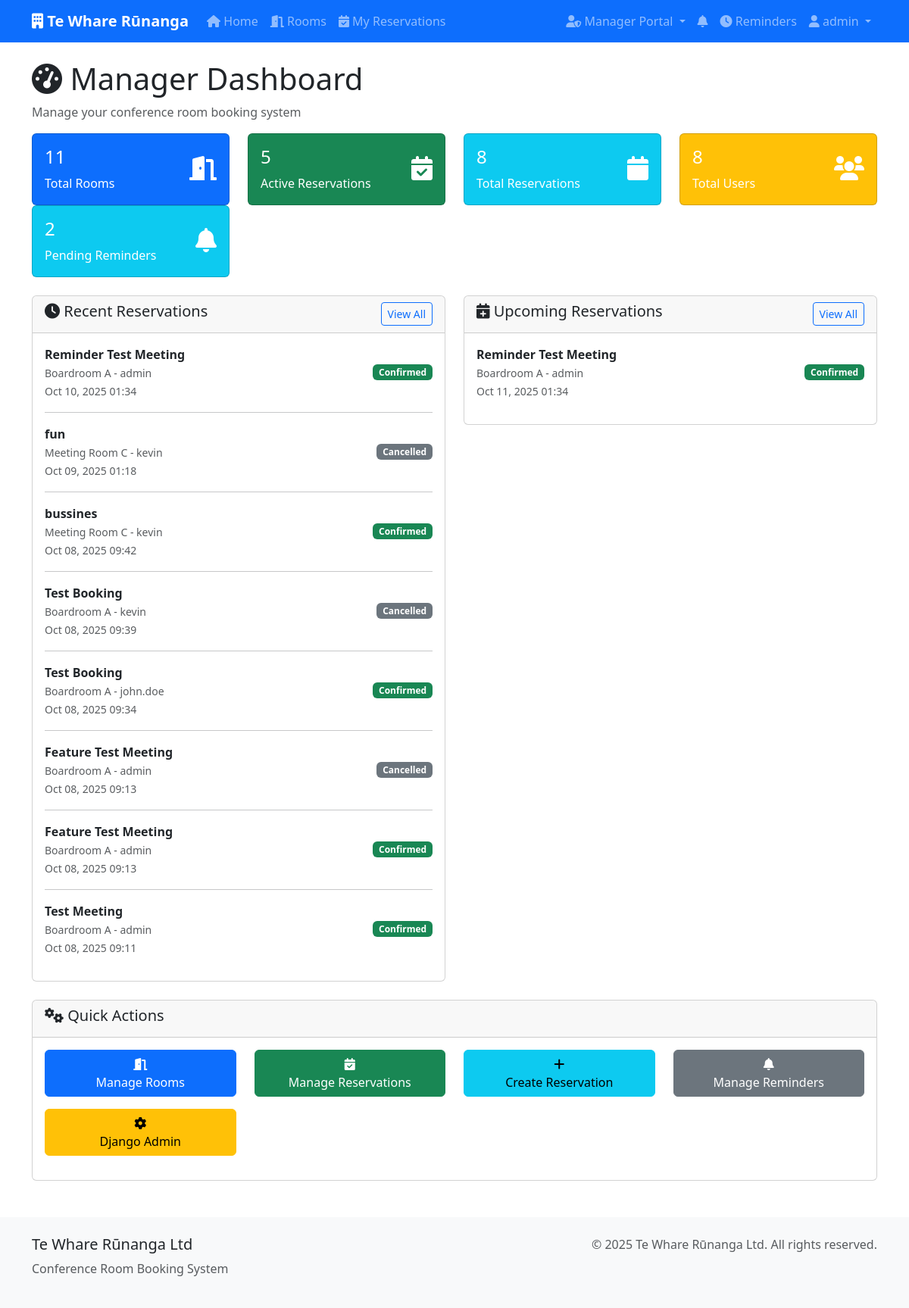
Page /manager/dashboard/ (signed in) on the committed database.
### bookings/models.py (models this page shows, shortened)
class Reservation(models.Model):
    STATUS_CHOICES = [
        ('pending', 'Pending'),
        ('confirmed', 'Confirmed'),
        ('cancelled', 'Cancelled'),
        ('completed', 'Completed'),
    ]
    room = models.ForeignKey(Room, on_delete=models.CASCADE, related_name='reservations')
    user = models.ForeignKey(User, on_delete=models.CASCADE, related_name='reservations')
    title = models.CharField(max_length=200)
    description = models.TextField(blank=True)
    start_time = models.DateTimeField()
    end_time = models.DateTimeField()
    status = models.CharField(max_length=20, choices=STATUS_CHOICES, default='pending')
    created_at = models.DateTimeField(auto_now_add=True)
    updated_at = models.DateTimeField(auto_now=True)
    created_by_admin = models.BooleanField(default=False)
    class Meta:
        ordering = ['start_time']

class Room(models.Model):
    name = models.CharField(max_length=100, unique=True)
    capacity = models.PositiveIntegerField()
    description = models.TextField(blank=True)
    location = models.CharField(max_length=200)
    amenities = models.TextField(blank=True)
    is_active = models.BooleanField(default=True)
    created_at = models.DateTimeField(auto_now_add=True)
    updated_at = models.DateTimeField(auto_now=True)
    class Meta:
        ordering = ['name']

### bookings/views.py (the view)
# urls.py: path('manager/dashboard/', views.admin_dashboard, name='admin_dashboard'),
@login_required
def admin_dashboard(request):
    if not hasattr(request.user, 'profile') or not request.user.profile.is_admin:
        messages.error(request, 'Access denied. Admin privileges required.')
        return redirect('home')
    total_rooms = Room.objects.filter(is_active=True).count()
    total_reservations = Reservation.objects.count()
    active_reservations = Reservation.objects.filter(status='confirmed').count()
    total_users = User.objects.count()
    total_reminders = Reminder.objects.filter(is_sent=False).count()
    recent_reservations = Reservation.objects.order_by('-created_at')[:10]
    upcoming_reservations = Reservation.objects.filter(
        start_time__gte=timezone.now(),
        status='confirmed'
    ).order_by('start_time')[:10]
    context = {
        'total_rooms': total_rooms,
        'total_reservations': total_reservations,
        'active_reservations': active_reservations,
        'total_users': total_users,
        'total_reminders': total_reminders,
        'recent_reservations': recent_reservations,
        'upcoming_reservations': upcoming_reservations,
    }
    return render(request, 'bookings/admin_dashboard.html', context)

### bookings/context_processors.py (called while the page is built)
def notification_count(request):
    if request.user.is_authenticated:
        unread_count = Notification.objects.filter(
            user=request.user,
            is_read=False
        ).count()
        return {'unread_notifications_count': unread_count}
    return {'unread_notifications_count': 0}

### templates/bookings/admin_dashboard.html (shortened to what this page needs)
{% extends 'bookings/base.html' %}
{% block content %}
<div class="row">
    <div class="col-12">
        <h1><i class="fas fa-tachometer-alt"></i> Manager Dashboard</h1>
        <p class="text-muted">Manage your conference room booking system</p>
    </div>
</div>
<div class="row mb-4">
    <div class="col-md-3">
        <div class="card bg-primary text-white">
            <div class="card-body">
                <div class="d-flex justify-content-between">
                    <div>
                        <h4>{{ total_rooms }}</h4>
                        <p class="mb-0">Total Rooms</p>
                    </div>
                    <div class="align-self-center">
                        <i class="fas fa-door-open fa-2x"></i>
                    </div>
                </div>
            </div>
        </div>
    </div>
    <div class="col-md-3">
        <div class="card bg-success text-white">
            <div class="card-body">
                <div class="d-flex justify-content-between">
                    <div>
                        <h4>{{ active_reservations }}</h4>
                        <p class="mb-0">Active Reservations</p>
                    </div>
                    <div class="align-self-center">
                        <i class="fas fa-calendar-check fa-2x"></i>
                    </div>
                </div>
            </div>
        </div>
    </div>
    <div class="col-md-3">
        <div class="card bg-info text-white">
            <div class="card-body">
                <div class="d-flex justify-content-between">
                    <div>
                        <h4>{{ total_reservations }}</h4>
                        <p class="mb-0">Total Reservations</p>
                    </div>
                    <div class="align-self-center">
                        <i class="fas fa-calendar fa-2x"></i>
                    </div>
                </div>
            </div>
        </div>
    </div>
    <div class="col-md-3">
        <div class="card bg-warning text-white">
            <div class="card-body">
                <div class="d-flex justify-content-between">
                    <div>
                        <h4>{{ total_users }}</h4>
                        <p class="mb-0">Total Users</p>
                    </div>
                    <div class="align-self-center">
                        <i class="fas fa-users fa-2x"></i>
                    </div>
                </div>
            </div>
        </div>
    </div>
    <div class="col-md-3">
        <div class="card bg-info text-white">
            <div class="card-body">
                <div class="d-flex justify-content-between">
                    <div>
                        <h4>{{ total_reminders }}</h4>
                        <p class="mb-0">Pending Reminders</p>
                    </div>
                    <div class="align-self-center">
                        <i class="fas fa-bell fa-2x"></i>
                    </div>
                </div>
            </div>
        </div>
    </div>
</div>
<div class="row">
    <div class="col-md-6">
        <div class="card">
            <div class="card-header d-flex justify-content-between align-items-center">
                <h5><i class="fas fa-clock"></i> Recent Reservations</h5>
                <a href="{% url 'admin_reservation_manage' %}" class="btn btn-sm btn-outline-primary">View All</a>
            </div>
            <div class="card-body">
                {% if recent_reservations %}
                    {% for reservation in recent_reservations %}
                    <div class="d-flex justify-content-between align-items-center mb-3">
                        <div>
                            <strong>{{ reservation.title }}</strong><br>
                            <small class="text-muted">
                                {{ reservation.room.name }} - {{ reservation.user.username }}
                            </small><br>
                            <small class="text-muted">
                                {{ reservation.created_at|date:"M d, Y H:i" }}
                            </small>
                        </div>
                        <span class="badge bg-{% if reservation.status == 'confirmed' %}success{% elif reservation.status == 'pending' %}warning{% else %}secondary{% endif %}">
                            {{ reservation.get_status_display }}
                        </span>
                    </div>
                    {% if not forloop.last %}<hr>{% endif %}
                    {% endfor %}
                {% else %}
                    <p class="text-muted">No recent reservations.</p>
                {% endif %}
            </div>
        </div>
    </div>
    <div class="col-md-6">
        <div class="card">
            <div class="card-header d-flex justify-content-between align-items-center">
                <h5><i class="fas fa-calendar-plus"></i> Upcoming Reservations</h5>
                <a href="{% url 'admin_reservation_manage' %}" class="btn btn-sm btn-outline-primary">View All</a>
            </div>
            <div class="card-body">
                {% if upcoming_reservations %}
                    {% for reservation in upcoming_reservations %}
                    <div class="d-flex justify-content-between align-items-center mb-3">
                        <div>
                            <strong>{{ reservation.title }}</strong><br>
                            <small class="text-muted">
                                {{ reservation.room.name }} - {{ reservation.user.username }}
                            </small><br>
                            <small class="text-muted">
                                {{ reservation.start_time|date:"M d, Y H:i" }}
                            </small>
                        </div>
                        <span class="badge bg-success">{{ reservation.get_status_display }}</span>
                    </div>
                    {% endfor %}
                {% else %}
                    <p class="text-muted">No upcoming reservations.</p>
                {% endif %}
            </div>
        </div>
    </div>
</div>
<div class="row mt-4">
    <div class="col-12">
        <div class="card">
            <div class="card-header">
                <h5><i class="fas fa-cogs"></i> Quick Actions</h5>
            </div>
            <div class="card-body">
                <div class="row">
                    <div class="col-md-3 mb-3">
                        <a href="{% url 'admin_room_manage' %}" class="btn btn-primary w-100">
                            <i class="fas fa-door-open"></i><br>Manage Rooms
                        </a>
                    </div>
                    <div class="col-md-3 mb-3">
                        <a href="{% url 'admin_reservation_manage' %}" class="btn btn-success w-100">
                            <i class="fas fa-calendar-check"></i><br>Manage Reservations
                        </a>
                    </div>
                    <div class="col-md-3 mb-3">
                        <a href="{% url 'admin_reservation_create' %}" class="btn btn-info w-100">
                            <i class="fas fa-plus"></i><br>Create Reservation
                        </a>
                    </div>
                    <div class="col-md-3 mb-3">
                        <a href="{% url 'admin_reminder_manage' %}" class="btn btn-secondary w-100">
                            <i class="fas fa-bell"></i><br>Manage Reminders
                        </a>
                    </div>
                    <div class="col-md-3 mb-3">
                        <a href="/admin/" class="btn btn-warning w-100">
                            <i class="fas fa-cog"></i><br>Django Admin
                        </a>
                    </div>
                </div>
            </div>
        </div>
    </div>
</div>
{% endblock %}

### templates/bookings/base.html (shortened to what this page needs)
<!DOCTYPE html>
<html lang="en">
<head>
    <link href="https://cdn.jsdelivr.net/npm/bootstrap@5.3.0/dist/css/bootstrap.min.css" rel="stylesheet">
    <link href="https://cdnjs.cloudflare.com/ajax/libs/font-awesome/6.0.0/css/all.min.css" rel="stylesheet">
</head>
<body>
    <nav class="navbar navbar-expand-lg navbar-dark bg-primary">
        <div class="container">
            <a class="navbar-brand" href="{% url 'home' %}">
                <i class="fas fa-building"></i> Te Whare Rūnanga
            </a>
            <div class="collapse navbar-collapse" id="navbarNav">
                <ul class="navbar-nav me-auto">
                    <li class="nav-item">
                        <a class="nav-link" href="{% url 'home' %}">
                            <i class="fas fa-home"></i> Home
                        </a>
                    </li>
                    <li class="nav-item">
                        <a class="nav-link" href="{% url 'room_list' %}">
                            <i class="fas fa-door-open"></i> Rooms
                        </a>
                    </li>
                    {% if user.is_authenticated %}
                    <li class="nav-item">
                        <a class="nav-link" href="{% url 'reservation_list' %}">
                            <i class="fas fa-calendar-check"></i> My Reservations
                        </a>
                    </li>
                    {% endif %}
                </ul>
                <ul class="navbar-nav">
                    {% if user.is_authenticated %}
                        {% if user.profile.is_admin %}
                        <li class="nav-item dropdown">
                            <a class="nav-link dropdown-toggle" href="#" id="adminDropdown" role="button" data-bs-toggle="dropdown">
                                <i class="fas fa-user-shield"></i> Manager Portal
                            </a>
                        </li>
                        {% endif %}
                        <li class="nav-item">
                            <a class="nav-link notification-badge" href="{% url 'notifications' %}">
                                <i class="fas fa-bell"></i>
                            </a>
                        </li>
                        <li class="nav-item">
                            <a class="nav-link" href="{% url 'reminder_list' %}">
                                <i class="fas fa-clock"></i> Reminders
                            </a>
                        </li>
                        <li class="nav-item dropdown">
                            <a class="nav-link dropdown-toggle" href="#" id="userDropdown" role="button" data-bs-toggle="dropdown">
                                <i class="fas fa-user"></i> {{ user.username }}
                            </a>
                        </li>
                    {% endif %}
                </ul>
            </div>
        </div>
    </nav>
    <main class="container mt-4">
        {% block content %}{% endblock %}
    </main>
    <footer class="footer mt-5 py-4">
        <div class="container">
            <div class="row">
                <div class="col-md-6">
                    <h5>Te Whare Rūnanga Ltd</h5>
                    <p class="text-muted">Conference Room Booking System</p>
                </div>
                <div class="col-md-6 text-md-end">
                    <p class="text-muted">&copy; 2025 Te Whare Rūnanga Ltd. All rights reserved.</p>
                </div>
            </div>
        </div>
    </footer>
</body>
</html>

### templates/bookings/base.html (style rules this page uses)
.navbar-brand { font-weight: bold; }
.card { transition: transform 0.2s; }
.footer { background-color: #f8f9fa; margin-top: 50px; }
.notification-badge { position: relative; }

### rows in the picture
Reservation: title "Reminder Test Meeting", room.name "Boardroom A", user.username "admin", created_at "Oct 10, 2025 01:34", status "Confirmed", start_time "Oct 11, 2025 01:34"
Reservation: title "fun", room.name "Meeting Room C", user.username "kevin", created_at "Oct 09, 2025 01:18", status "Cancelled"
Reservation: title "bussines", room.name "Meeting Room C", user.username "kevin", created_at "Oct 08, 2025 09:42", status "Confirmed"
Reservation: title "Test Booking", room.name "Boardroom A", user.username "kevin", created_at "Oct 08, 2025 09:39", status "Cancelled"
Reservation: title "Test Booking", room.name "Boardroom A", user.username "john.doe", created_at "Oct 08, 2025 09:34", status "Confirmed"
Reservation: title "Feature Test Meeting", room.name "Boardroom A", user.username "admin", created_at "Oct 08, 2025 09:13", status "Cancelled"
Reservation: title "Feature Test Meeting", room.name "Boardroom A", user.username "admin", created_at "Oct 08, 2025 09:13", status "Confirmed"
Reservation: title "Test Meeting", room.name "Boardroom A", user.username "admin", created_at "Oct 08, 2025 09:11", status "Confirmed"

### other values in the picture
{{ user.username }} "admin"
{{ total_rooms }} "11"
{{ active_reservations }} "5"
{{ total_reservations }} "8"
{{ total_users }} "8"
{{ total_reminders }} "2"
